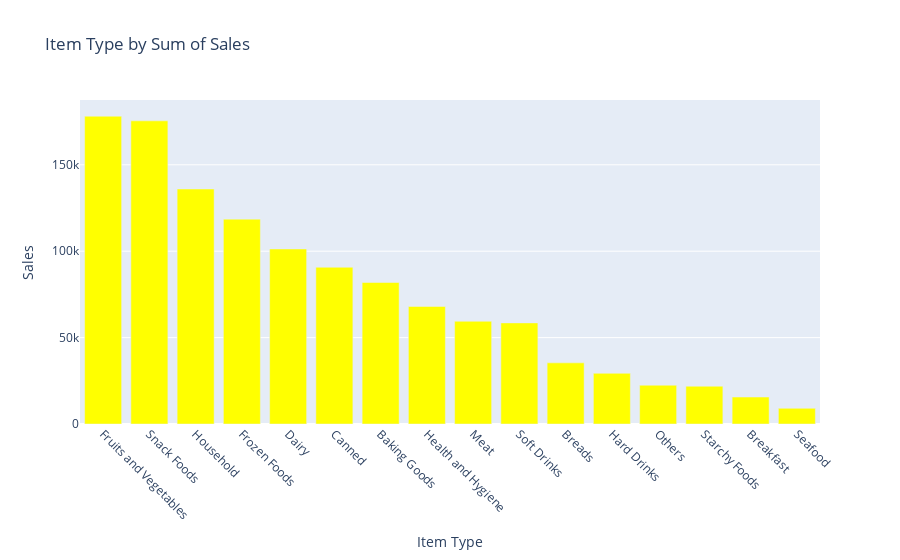

Source (notebook cell):
### Code cell
# Sort the data in descending order by Sales
item_type_sales_sorted = item_type_sales.sort_values(by='Sales', ascending=False)

# Create the clustered bar chart with sorted data and a yellow color
clustered_bar_chart2 = px.bar(item_type_sales_sorted, 
                              x='Item Type', 
                              y='Sales', 
                              title='Item Type by Sum of Sales')

# Apply yellow color to all bars
clustered_bar_chart2.update_traces(marker=dict(color='yellow'))

# Adjust the x-axis tick labels and show the chart
clustered_bar_chart2.update_xaxes(tickangle=45)
clustered_bar_chart2.show()

### Figure 1 — Plotly figure (JSON) as saved in the notebook; plotly's stock layout.template omitted (floating-point values rounded to 4 significant figures)
{"data": [{"alignmentgroup": "True", "hovertemplate": "Item Type=%{x}<br>Sales=%{y}<extra></extra>", "legendgroup": "", "marker": {"color": "yellow", "pattern": {"shape": ""}}, "name": "", "offsetgroup": "", "orientation": "v", "showlegend": false, "textposition": "auto", "type": "bar", "x": ["Fruits and Vegetables", "Snack Foods", "Household", "Frozen Foods", "Dairy", "Canned", "Baking Goods", "Health and Hygiene", "Meat", "Soft Drinks", "Breads", "Hard Drinks", "Others", "Starchy Foods", "Breakfast", "Seafood"], "xaxis": "x", "y": [178100.0, 175400.0, 136000.0, 118600.0, 101300.0, 90710.0, 81890.0, 68030.0, 59450.0, 58510.0, 35380.0, 29330.0, 22450.0, 21880.0, 15600.0, 9078.0], "yaxis": "y"}], "layout": {"barmode": "relative", "legend": {"tracegroupgap": 0}, "title": {"text": "Item Type by Sum of Sales"}, "xaxis": {"anchor": "y", "domain": [0, 1], "tickangle": 45, "title": {"text": "Item Type"}}, "yaxis": {"anchor": "x", "domain": [0, 1], "title": {"text": "Sales"}}}}
